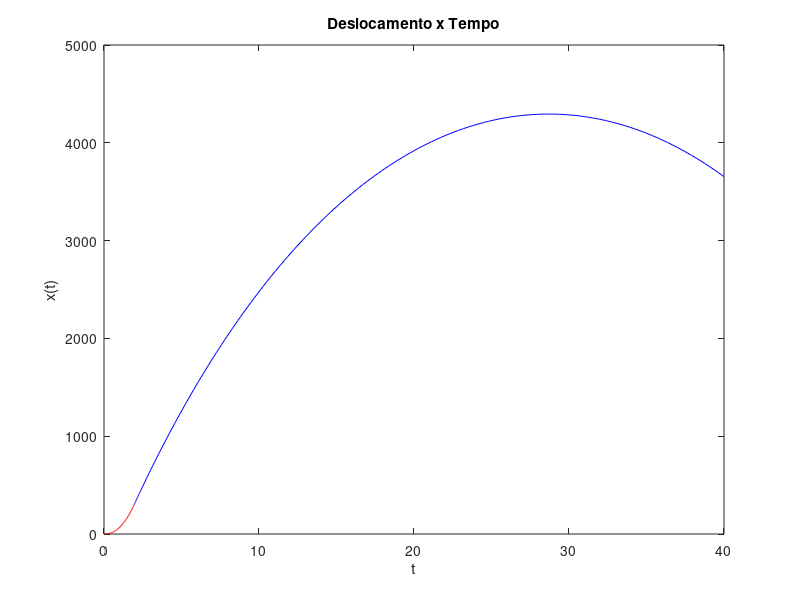
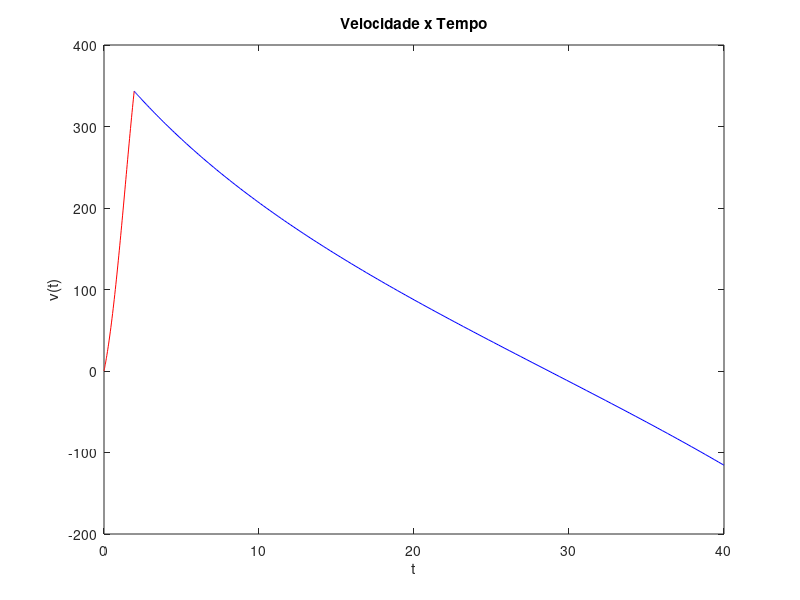
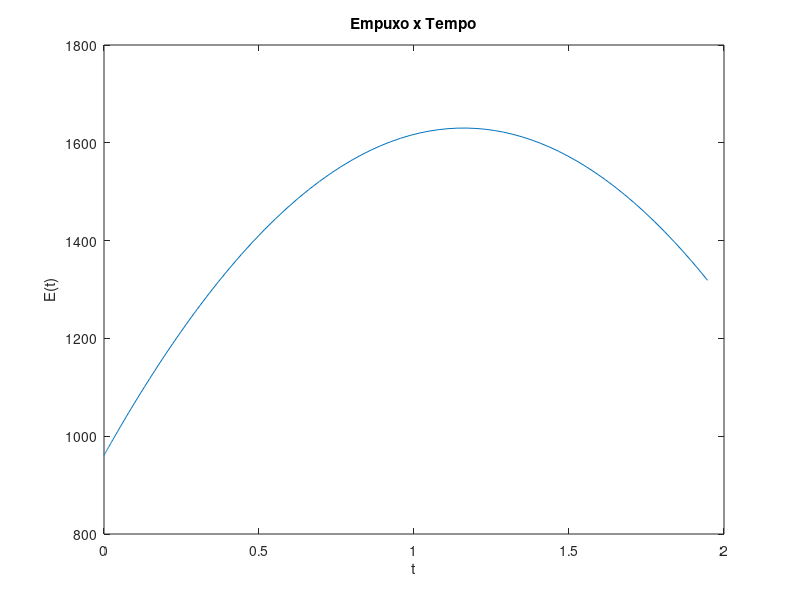
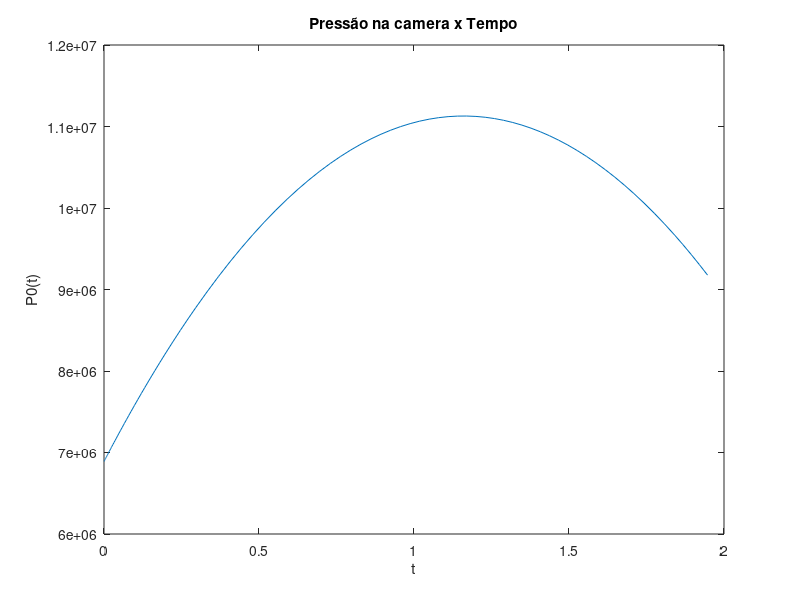

Write MATLAB code to recreate these figures, in order.
clear
clc
close

%% Declaração das constantes gerais

t1 = 0:0.01:150; %tempo da simulação após o termino da queima de propelente
Pe = 101325; %pressão externa (ambiente) (Pa)
g = 9.81; %gravidade (m/s^2)
pho_ar = 1.2754; %massa especifica do ar (kg/m^3)
RF = 0.060/2; %raio do foguete (m)

%% Declaração das constantes do motor/propelente

h = 0.01; %altura da garganta (m)
en = 0.004; %espessura da parede do nozzel(m)
em = 0.001325; %espessura da parede do motor(m)
ei = 0.000; %espessura do isolamento(m)
ee = 0.006; %espessura dos separadores somados(m)
alpha = pi/3; %angulo seção convergente (rad)
beta = pi/6; %angulo seção convergente (rad)
pho_n = 7860; %dencidade do metal do nozzel (kg/m^3)
%pho_m = 2698.79071; %dencidade do metal(6061-T6) do motor (kg/m^3)
pho_m = 7861.09294; %dencidade do metal(A36) do motor (kg/m^3)

n = 8; %numero de grãos
alt = 0.07; %altura do grão (m)
R0 = 0.015/2; %raio interno do grão (m)
RE = 0.059/2; %raio externo do grão (m)
pho = 1841; %densidade do propelente (kg/m^3)
C1 = 930; %velocidade cracteristica do propelente (C*) (m/s)
r = 0.0113; %taxa de queima (m/s)
P0i = 6890100; %pressão da camera esperada (Pa)
k = 1.042; %constante k do propelente

%% Declaração das constantes do foguete

cd = 0.5; %coeficiente de arrasto
M0 = 5; %massa seca (kg)

%% Calculo das informações basicas do foguete

L = n*alt; %altura total do propelente
S = pi*(RF)^2; %area molhada (para calculo de arrasto) (m^2)
K = cd*S*pho_ar/2; %constante de arrasto (kg/m)
Mp = pi*(RE^2-R0^2)*L*pho; %massa de propelente (kg)

%% Funções do foguete

Aq = @(t) (2*pi*(R0 + r*t)*(L-2*n*r*t)+pi*(RE^2-(R0+r*t)^2)); %área de queima com as pontas dos grão não inibidas
%Aq = @(t) (2*pi*(R0 + r*t)*(L)); %área de queima com as pontas dos grão inibidas
Ae = r * pho * C1 * Aq(0) / P0i; %área da garganta
R = sqrt(Ae/pi); %raio da garganta
As = Ae/(((k+1)/2)^(1/(k-1))*(Pe/P0i)^(1/k)*sqrt((k+1)/(k-1)*(1-(Pe/P0i)^((k-1)/k)))); %área de saida do nozzel
RS = sqrt(As/pi); %raio da saida do nozzel

%%Calculo da massa do nozzel
Vncc = pi*tan(alpha)*(RE-R)*(RE^2 + RE*R + R^2); %volume da seção convergente "cheia" do nozzel
Vnc = Vncc - pi*tan(alpha)*((RE-en)-(R-en))*((RE-en)^2 + (RE-en)*(R-en) + (R-en)^2); %volume da seção convergente
Vng = pi*(RE^2 - R^2)*h; %volume da seção da garganta do nozzel
Vndc = pi*tan(beta)*(R-RS)*(R^2 + R*RS + RS^2); %volume da seção divergente "cheia" do nozzel
Vnd = Vndc - pi*tan(beta)*((R-en)-(RS-en))*((R-en)^2 + (R-en)*(RS-en) + (RS-en)^2); %volume da seção divergente
Vn = Vnc + Vng + Vnd; %volume total do nozzel
Mn = Vn*pho_n; %massa total do nozzel
%%Fim do calculo da massa do nozzel

%%Calculo da massa do motor
Mm = pi*((RE+ei+em)^2-(RE+ei)^2)*(L+(n-1)*ee)*pho_m;
%%Fim do calculo da massa motor

P0 = @(t) (r*pho*C1*Aq(t)/Ae); %pressão da camera no decorrer do tempo
Cf = @(t) (sqrt((2*k^2)/(k-1)*(2/(k+1))^((k+1)/(k-1))*(1-(Pe/P0(t))^((k-1)/k)))); %coeficiente de força no decorrer do tempo
m = @(t) (-r*pho*Aq(t)); %fluxo de massa no decorrer do tempo
M = @(t) (M0+Mn+Mm+Mp+m(t)*t); %massa total no decorrer do tempo


%% Forças atuantes no foguete

E = @(t) (Cf(t)*Ae*P0(t)); %empuxo
P = @(t) (-M(t)*g); %peso
D = @(v) (-K*v^2); %arrasto

F = @(t,v) (E(t)+P(t)+D(v)); %força resultante

%% Equações de movimento

%baseado na equação da força F = a*M + v*m, substituindo a força pela
%força resultante e isolando a aceleração obtem-se:

a = @(t,v) ((F(t,v)-v*m(t))/M(t)); %aceleração dependente da velocidade e do tempo

%%Resolução da edo por ode45

if(((RE-R0)/r) < (L/(2*n*r)))
    tmax = (RE-R0)/r;
else
    tmax = L/(2*n*r);
end
yp=@(t,y)[y(2);a(t,y(2))]; 
y0=[0;0];
tspan=[0 tmax];
options=odeset('RelTol',1e-12);
[t,y]=ode45(yp,tspan,y0,options);

%%Fim da resolução da edo, y(:,1) é o deslocamento e y(:,2) é a velocidade

M2 = (M0+Mn+Mm+Mp); %massa total depois da queima
P2 = (-M2*g); %peso
F2 = @(v) (P2+D(v)); %força depois da queima
a2 = @(v) ((F2(v))/M2); %aceleração depois da queima

%%Resolução da edo por ode45
yp=@(t,y)[y(2);a2(y(2))]; 
y0=[y(length(y),1);y(length(y),2)];
tspan=[tmax 40];
options=odeset('RelTol',1e-12);
[t2,y2]=ode45(yp,tspan,y0,options);
%%Fim da resolução da edo, y2(:,1) é o deslocamento e y2(:,2) é a velocidade

%X = @(t) (y(length(y),1) + y(length(y),2)*t - g*t.^2/2); %equação horaria do movimento após a queima
%V = @(t) (y(length(y),2) - g*t); %equação horaria da velocidade após a queima

%% Plots

plot(t,y(:,1),'r') %plot do deslocamento no tempo durante a queima
hold on
plot(t2,y2(:,1),'b') %plot do deslocamento no tempo após a queima
title('Deslocamento x Tempo')
xlabel('t')
ylabel('x(t)')
 
figure

plot(t,y(:,2),'r') %plot da velocidade no tempo durante a queima
hold on
plot(t2,y2(:,2),'b') %plot da velocidade no tempo após a queima
title('Velocidade x Tempo')
xlabel('t')
ylabel('v(t)')

figure

Em = [];

for i = 1:length(t)
    Em = [Em;E(t(i))];
end

plot(t,Em) %plot do empuxo no tempo durante a queima
title('Empuxo x Tempo')
xlabel('t')
ylabel('E(t)')

figure

P0m = [];

for i = 1:length(t)
    P0m = [P0m;P0(t(i))];
end

plot(t,P0m) %plot da pressão da camera no tempo durante a queima
title('Pressão na camera x Tempo')
xlabel('t')
ylabel('P0(t)')

%% Resultados
disp('Informações de voo')
disp(['Apogeu máximo(m): ',num2str(max(y2(:,1)))])
disp(['Velocidade máxima(m/s): ',num2str(max(y(:,2)))])
disp(['Velocidade máxima(mach): ',num2str(max(y(:,2))/340)])
disp(' ')
disp('Informações do Nozzel')
disp(['Área da garganta(m^2): ',num2str(Ae)])
disp(['Diametro da garganta(m): ',num2str(2*R)])
disp(['Área da saida(m^2): ',num2str(As)])
disp(['Diametro da saida(m): ',num2str(2*RS)])
disp(' ')
disp('Informações do Motor')
disp(['Tempo de queima(s): ',num2str(max(t))])
disp(['Empuxo máximo(N): ',num2str(max(Em))])
disp(['Empuxo mínimo(N): ',num2str(min(Em))])
disp(['Pressão máxima da camera(Pa): ',num2str(max(P0m))])
disp(['Pressão mínimo da camera(Pa): ',num2str(min(P0m))])
disp(['Massa de seca (sem estrutura)(kg): ',num2str(Mn+Mm)])
disp(['Altura do motor(m): ',num2str(L+(n-1)*ee)])
